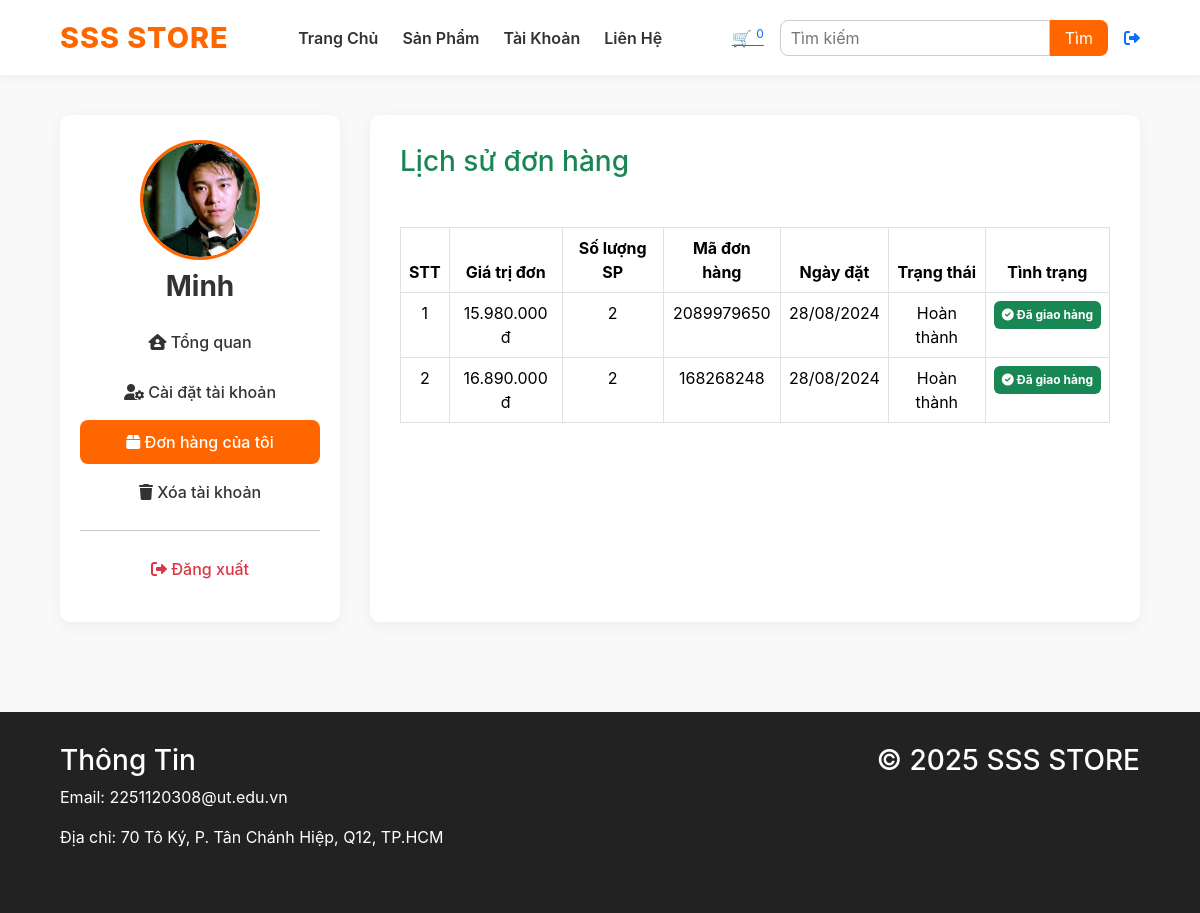
The page /users_area/profile.php?my_orders (signed in) on the database its author committed.
### tables this page shows
CREATE TABLE `user_table` (
  `user_id` int(11) NOT NULL,
  `username` varchar(100) NOT NULL,
  `user_email` varchar(100) NOT NULL,
  `user_password` varchar(255) NOT NULL,
  `user_image` varchar(255) NOT NULL,
  `user_ip` varchar(100) NOT NULL,
  `user_address` varchar(255) NOT NULL,
  `user_mobile` varchar(20) NOT NULL
);

CREATE TABLE `user_orders` (
  `order_id` int(11) NOT NULL,
  `user_id` int(11) NOT NULL,
  `amount_due` int(255) NOT NULL,
  `invoice_number` int(255) NOT NULL,
  `total_products` int(255) NOT NULL,
  `order_date` timestamp NOT NULL DEFAULT current_timestamp() ON UPDATE current_timestamp(),
  `order_status` varchar(255) NOT NULL
);

### users_area/user_orders.php (the view, shortened to what this page needs)
<!DOCTYPE html>
<html lang="en">
<head>
</head>
<body>
    <?php
    $username = $_SESSION['username'];
    $get_user = "SELECT * from `user_table` where username='$username'";
    $result = mysqli_query($con, $get_user);
    $row_fetch = mysqli_fetch_assoc($result);
    $user_id = $row_fetch['user_id'];
    ?>
    <h3 class="text-success mb-4">Lịch sử đơn hàng</h3>
    <table class="table table-bordered mt-5 text-center">
        <thead class="bg-info text-light">
            <tr>
                <th>STT</th>
                <th>Giá trị đơn</th>
                <th>Số lượng SP</th>
                <th>Mã đơn hàng</th>
                <th>Ngày đặt</th>
                <th>Trạng thái</th>
                <th>Tình trạng</th>
            </tr>
        </thead>
        <tbody class="bg-secondary text-light">
            <?php
            $get_order_details = "SELECT * from `user_orders` where user_id=$user_id ORDER BY order_id DESC";
            $result_orders = mysqli_query($con, $get_order_details);
            $number = 1;
            while($row_orders = mysqli_fetch_assoc($result_orders)){
                $amount_due = $row_orders['amount_due'];
                $total_products = $row_orders['total_products'];
                $invoice_number = $row_orders['invoice_number'];
                $order_status = $row_orders['order_status'];
                $order_date = date("d/m/Y", strtotime($row_orders['order_date']));
                $amount_due_format = number_format($amount_due, 0, ',', '.');
                if($order_status == 'pending'){
                    $order_status_display = 'Đang xử lý';
                    $action_display = "<span class='badge bg-warning text-dark'>Chờ duyệt</span>";
                } else {
                    $order_status_display = 'Hoàn thành';
                    $action_display = "<span class='badge bg-success p-2'><i class='fa fa-check-circle'></i> Đã giao hàng</span>";
                }
                echo "
                <tr>
                    <td>$number</td>
                    <td>$amount_due_format đ</td>
                    <td>$total_products</td>
                    <td>$invoice_number</td>
                    <td>$order_date</td>
                    <td>$order_status_display</td>
                    <td>$action_display</td>
                </tr>";
                $number++;
            }
            ?>
        </tbody>
    </table>
</body>
</html>

### users_area/profile.php (shortened to what this page needs)
<?php
include('../functions/common_function.php');
$username = $_SESSION['username'];
?>
<!DOCTYPE html>
<html lang="vi">
<head>
    <link rel="stylesheet" href="https://cdnjs.cloudflare.com/ajax/libs/font-awesome/6.0.0-beta3/css/all.min.css">
    <link href="https://cdn.jsdelivr.net/npm/bootstrap@5.3.3/dist/css/bootstrap.min.css" rel="stylesheet">
</head>
<body>
    <header>
        <a class="logo" href="../index.php">SSS STORE</a>
        <nav>
            <a href="../index.php">Trang Chủ</a>
            <a href="../display_all.php">Sản Phẩm</a>
            <a href="./profile.php" class="active">Tài Khoản</a>
            <a href="#contact">Liên Hệ</a>
        </nav>
        <div class="icons">
            <a href="../cart.php">🛒 <sup><?php cart_item(); ?></sup></a>
            <form action="../search_product.php" method="get">
                <input type="search" placeholder="Tìm kiếm" name="search_data" />
                <input type="submit" value="Tìm" name="search_data_product" />
            </form>
            <?php echo isset($_SESSION['username']) ? '<a href="logout.php"><i class="fa fa-sign-out-alt"></i></a>' : '<a href="user_login.php"><i class="fas fa-user"></i></a>'; ?>
        </div>
    </header>
    <section class="profile-container">
        <aside class="sidebar">
            <?php
            $stmt = $con->prepare("SELECT user_image FROM user_table WHERE username = ?");
            $stmt->bind_param("s", $username);
            $stmt->execute();
            $result = $stmt->get_result();
            $user_image = $result->fetch_assoc()['user_image'] ?? 'default_avatar.png';
            ?>
            <img src="./user_images/<?php echo htmlspecialchars($user_image); ?>" alt="Ảnh đại diện">
            <h3><?php echo htmlspecialchars($username); ?></h3>
            <?php
            $current = isset($_GET['edit_account']) ? 'edit' : (isset($_GET['my_orders']) ? 'orders' : (isset($_GET['delete_account']) ? 'delete' : 'default'));
            ?>
            <a href="profile.php" class="<?php echo $current == 'default' ? 'active' : ''; ?>">
                <i class="fa-solid fa-house-user"></i> Tổng quan
            </a>
            <a href="profile.php?edit_account" class="<?php echo $current == 'edit' ? 'active' : ''; ?>">
                <i class="fa-solid fa-user-gear"></i> Cài đặt tài khoản
            </a>
            <a href="profile.php?my_orders" class="<?php echo $current == 'orders' ? 'active' : ''; ?>">
                <i class="fa-solid fa-box"></i> Đơn hàng của tôi
            </a>
            <a href="profile.php?delete_account" class="<?php echo $current == 'delete' ? 'active' : ''; ?>">
                <i class="fa-solid fa-trash"></i> Xóa tài khoản
            </a>
            <hr>
            <a href="logout.php" class="text-danger"><i class="fa-solid fa-right-from-bracket"></i> Đăng xuất</a>
        </aside>
        <div class="content">
            <?php
            if (isset($_GET['edit_account'])) {
                include('edit_account.php');
            } elseif (isset($_GET['my_orders'])) {
                include('user_orders.php');
            } elseif (isset($_GET['delete_account'])) {
                include('delete_account.php');
            }
            ?>
        </div>
    </section>
    <footer id="contact">
        <div>
            <h3>Thông Tin</h3>
            <p>Email: 2251120308@ut.edu.vn</p>
            <p>Địa chỉ: 70 Tô Ký, P. Tân Chánh Hiệp, Q12, TP.HCM</p>
        </div>
        <div>
            <h3>&copy; 2025 SSS STORE</h3>
        </div>
    </footer>
</body>
</html>

### users_area/profile.php (style rules this page uses)
:root { --main-color: #ff6600; --bg-light: #f9f9f9; --dark-text: #333; --light-text: #777; }
body { font-family: 'Inter', sans-serif; background-color: var(--bg-light); margin: 0; color: var(--dark-text); }
header { background: #fff; padding: 1rem 5%; display: flex; justify-content: space-between; align-items: center; box-shadow: 0 2px 10px rgba(0, 0, 0, 0.05); position: sticky; top: 0; z-index: 1000; }
.logo { font-size: 1.8rem; font-weight: 800; color: var(--main-color); text-decoration: none; letter-spacing: 1px; text-transform: uppercase; }
nav { display: flex; gap: 1.5rem; }
nav a { color: var(--dark-text); font-weight: 600; text-decoration: none; transition: color 0.3s ease; }
.icons { display: flex; align-items: center; gap: 1rem; }
.icons form { display: flex; }
.icons input[type="search"] { padding: 5px 10px; border: 1px solid #ccc; border-radius: 8px 0 0 8px; }
.icons input[type="submit"] { background: var(--main-color); color: white; border: none; padding: 5px 15px; border-radius: 0 8px 8px 0; cursor: pointer; }
.profile-container { display: flex; flex-wrap: wrap; padding: 40px 5%; gap: 30px; }
.sidebar { background: white; border-radius: 10px; box-shadow: 0 4px 15px rgba(0, 0, 0, 0.05); padding: 25px 20px; flex: 1 1 280px; max-width: 280px; height: fit-content; text-align: center; }
.sidebar img { width: 120px; height: 120px; object-fit: cover; border-radius: 50%; border: 3px solid var(--main-color); margin-bottom: 10px; }
.sidebar h3 { font-weight: 700; margin-bottom: 1rem; }
.sidebar a { display: block; color: var(--dark-text); font-weight: 500; padding: 10px 12px; border-radius: 8px; text-decoration: none; margin: 6px 0; transition: all 0.3s ease; }
.sidebar a:hover, .sidebar a.active { background: var(--main-color); color: #fff; }
.content { flex: 3; background: white; border-radius: 10px; box-shadow: 0 4px 15px rgba(0, 0, 0, 0.05); padding: 30px; min-height: 500px; }
footer { background: #222; color: white; padding: 2rem 5%; display: flex; justify-content: space-between; flex-wrap: wrap; margin-top: 50px; }
footer div { margin-bottom: 1rem; }
footer h3 { margin-bottom: 0.5rem; }

### rows shown on the page
user_table: user_image (picture)
user_orders: amount_due "15.980.000", total_products "2", invoice_number "2089979650", order_date "28/08/2024", order_status "Hoàn thành", shows "Đã giao hàng"
user_orders: amount_due "16.890.000", total_products "2", invoice_number "168268248", order_date "28/08/2024", order_status "Hoàn thành", shows "Đã giao hàng"

### other values the page prints
$total_items "0"
$username "Minh"
